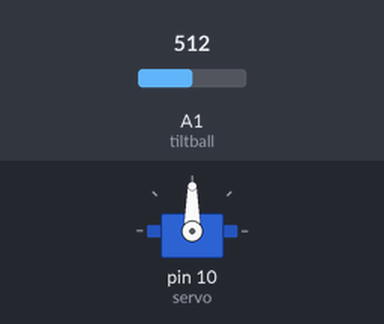
Bench run of a sketch on a simulated Arduino Uno, built with avr-gcc and run on an emulated ATmega328P. Shown: servo. The inputs (shaded band) are chosen by the test bench; at power-on: A1 (tiltball) = 512.

Above: at 1.2 s.
1.3 s: A1 (tiltball) set to 33
2.8 s: A1 (tiltball) set to 27
At 4.2 s:
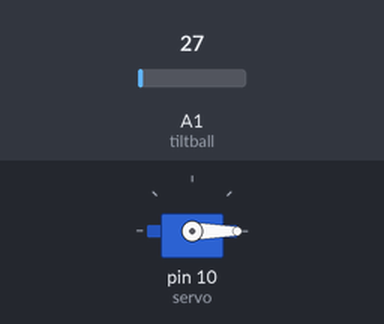
4.5 s: A1 (tiltball) set to 122
At 5.4 s:
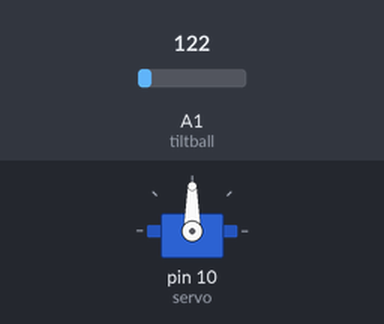
6.0 s: A1 (tiltball) set to 20
At 6.6 s:
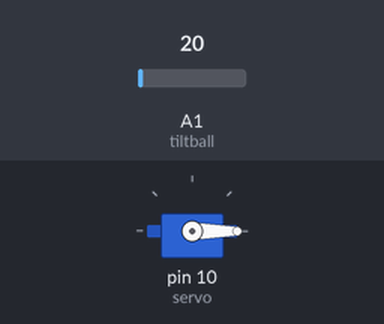
Timing chart, 0 to 8.5 s (numbered marks = the images above; inputs shaded):
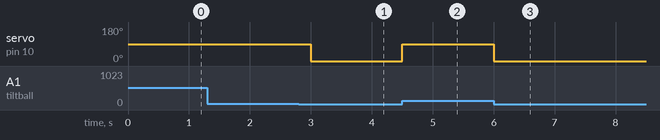

Measured:
- the behaviour switches between 31 and 30 on A1 (tiltball) (found by bisection; images 0 and 1)
- after the input at 1.3 s, every drawn part: stays the same
- after the input at 2.8 s, servo on pin 10 (servo): 90° → 0° after 0.20 s
- after the input at 4.5 s, servo on pin 10 (servo): 0° → 90° at once
- after the input at 6.0 s, servo on pin 10 (servo): 90° → 0° at once

The sketch:

servo.ino
```cpp
#include <Servo.h>
Servo servo;
int tiltball = 1;
void setup()
{
  servo.attach(10);
  pinMode(tiltball, INPUT);
}

void loop()
{
  if (analogRead(tiltball) > 30)
  {
    servo.write(90);
  }
  else
  {
    servo.write(0);
  }
  delay(250);
}
```
